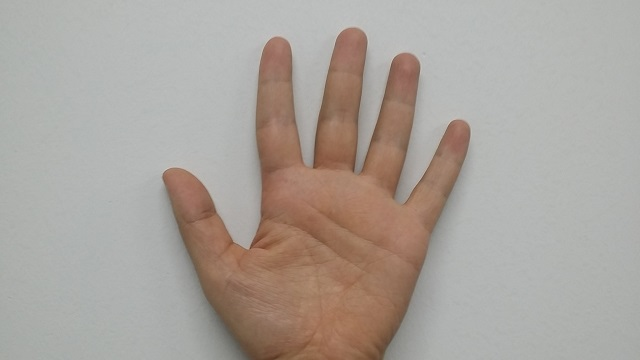
#> input picture python/data/hand.jpg, 640 x 360 px, found by its file name
$ python 0705.py
#> lines starting #> are read from the running program, lines starting #| are printed output that depends on the picture; after the words box and inside, x2 and y2 are one past the last pixel; in counts of white or black regions, pixels touching at a corner belong together
# 0705.py
import cv2
import numpy as np

#1
src1 = cv2.imread('python/data/hand.jpg')
#> src1 is the input picture: shape (360, 640, 3); mean B, G, R 155.8, 162.5, 170.2
hsv1 = cv2.cvtColor(src1, cv2.COLOR_BGR2HSV)
#> hsv1: shape (360, 640, 3); mean H, S, V 47.8, 27.2, 171.6
lowerb1 = (0, 40, 0)
upperb1 = (20, 180, 255)
dst1 = cv2.inRange(hsv1, lowerb1, upperb1)
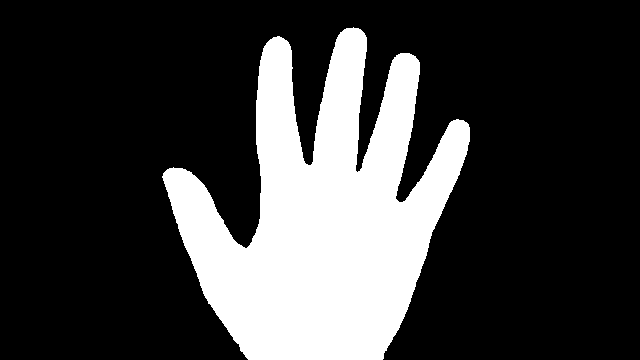
#> dst1: shape (360, 640); 24% white; 1 white region, box (x1, y1, x2, y2) and area: (162, 27, 470, 360) 55201

#2
src2 = cv2.imread('python/data/flower.jpg')
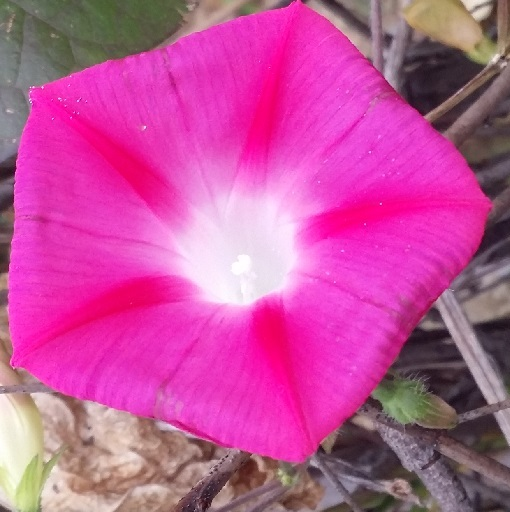
#> input picture python/data/flower.jpg, 510 x 512 px, found by its file name
#> src2 is the input picture: shape (512, 510, 3); mean B, G, R 154.9, 82, 193.8
hsv2 = cv2.cvtColor(src2,cv2.COLOR_BGR2HSV)
#> hsv2: shape (512, 510, 3); mean H, S, V 130, 136.5, 194.4
lowerb2 = (150, 100, 100)
upperb2 = (180, 255, 255)
dst2 = cv2.inRange(hsv2, lowerb2, upperb2)
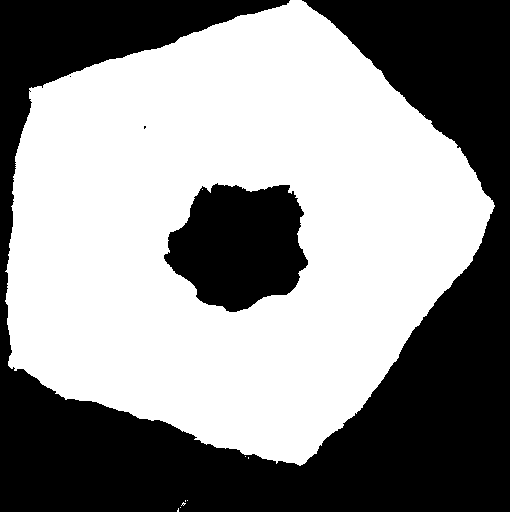
#> dst2: shape (512, 510); 55.8% white; 4 black regions (2 under 20 px), largest, box (x1, y1, x2, y2) and area: (0, 0, 510, 512) 102068, (164, 183, 308, 312) 13357

#3
cv2.imshow('src1',  src1)
cv2.imshow('dst1',  dst1)
cv2.imshow('src2',  src2)
cv2.imshow('dst2',  dst2)
cv2.waitKey()
cv2.destroyAllWindows()
